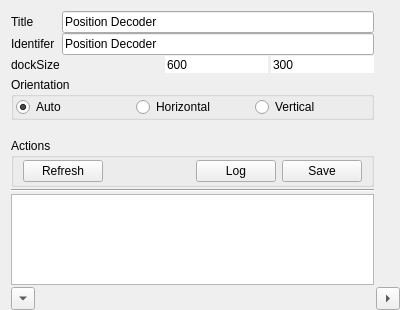
<?xml version="1.0" encoding="UTF-8"?>
<ui version="4.0">
 <class>Form</class>
 <widget class="QWidget" name="Form">
  <property name="geometry">
   <rect>
    <x>0</x>
    <y>0</y>
    <width>400</width>
    <height>310</height>
   </rect>
  </property>
  <property name="windowTitle">
   <string>Form</string>
  </property>
  <layout class="QGridLayout" name="gridLayout" rowstretch="1,0,0,0,0,0,0" columnstretch="1,1">
   <property name="rightMargin">
    <number>0</number>
   </property>
   <property name="bottomMargin">
    <number>0</number>
   </property>
   <property name="spacing">
    <number>2</number>
   </property>
   <item row="6" column="1">
    <widget class="QToolButton" name="btnAddWidgetRight">
     <property name="toolTip">
      <string>Add DockPlanningHelperWidget right</string>
     </property>
     <property name="text">
      <string>...</string>
     </property>
     <property name="arrowType">
      <enum>Qt::RightArrow</enum>
     </property>
    </widget>
   </item>
   <item row="4" column="0">
    <widget class="Line" name="line">
     <property name="orientation">
      <enum>Qt::Horizontal</enum>
     </property>
    </widget>
   </item>
   <item row="0" column="0">
    <layout class="QFormLayout" name="formLayout">
     <property name="fieldGrowthPolicy">
      <enum>QFormLayout::ExpandingFieldsGrow</enum>
     </property>
     <property name="verticalSpacing">
      <number>0</number>
     </property>
     <item row="0" column="0">
      <widget class="QLabel" name="label">
       <property name="text">
        <string>Title</string>
       </property>
       <property name="buddy">
        <cstring>txtDockTitle</cstring>
       </property>
      </widget>
     </item>
     <item row="0" column="1">
      <widget class="QLineEdit" name="txtDockTitle">
       <property name="text">
        <string>Position Decoder</string>
       </property>
       <property name="placeholderText">
        <string>Position Decoder</string>
       </property>
      </widget>
     </item>
     <item row="1" column="1">
      <widget class="QLineEdit" name="txtDockIdentifier">
       <property name="text">
        <string>Position Decoder</string>
       </property>
       <property name="readOnly">
        <bool>true</bool>
       </property>
       <property name="placeholderText">
        <string>PositionDecoder</string>
       </property>
      </widget>
     </item>
     <item row="1" column="0">
      <widget class="QLabel" name="label_2">
       <property name="text">
        <string>Identifer</string>
       </property>
       <property name="buddy">
        <cstring>txtDockIdentifier</cstring>
       </property>
      </widget>
     </item>
     <item row="2" column="0">
      <widget class="QLabel" name="label_3">
       <property name="text">
        <string>dockSize</string>
       </property>
       <property name="buddy">
        <cstring>spinBox_Width</cstring>
       </property>
      </widget>
     </item>
     <item row="2" column="1">
      <layout class="QHBoxLayout" name="horizontalLayout_Size" stretch="1,1,1">
       <property name="spacing">
        <number>3</number>
       </property>
       <item>
        <spacer name="horizontalSpacer_2">
         <property name="orientation">
          <enum>Qt::Horizontal</enum>
         </property>
         <property name="sizeHint" stdset="0">
          <size>
           <width>40</width>
           <height>20</height>
          </size>
         </property>
        </spacer>
       </item>
       <item>
        <widget class="QSpinBox" name="spinBox_Width">
         <property name="focusPolicy">
          <enum>Qt::ClickFocus</enum>
         </property>
         <property name="toolTip">
          <string notr="true">DockWidth</string>
         </property>
         <property name="statusTip">
          <string notr="true">DockWidth</string>
         </property>
         <property name="frame">
          <bool>false</bool>
         </property>
         <property name="readOnly">
          <bool>true</bool>
         </property>
         <property name="buttonSymbols">
          <enum>QAbstractSpinBox::NoButtons</enum>
         </property>
         <property name="keyboardTracking">
          <bool>false</bool>
         </property>
         <property name="minimum">
          <number>1</number>
         </property>
         <property name="maximum">
          <number>2000</number>
         </property>
         <property name="singleStep">
          <number>100</number>
         </property>
         <property name="value">
          <number>600</number>
         </property>
        </widget>
       </item>
       <item>
        <widget class="QSpinBox" name="spinBox_Height">
         <property name="focusPolicy">
          <enum>Qt::ClickFocus</enum>
         </property>
         <property name="toolTip">
          <string notr="true">Height</string>
         </property>
         <property name="statusTip">
          <string notr="true">Height</string>
         </property>
         <property name="frame">
          <bool>false</bool>
         </property>
         <property name="readOnly">
          <bool>true</bool>
         </property>
         <property name="buttonSymbols">
          <enum>QAbstractSpinBox::NoButtons</enum>
         </property>
         <property name="keyboardTracking">
          <bool>false</bool>
         </property>
         <property name="minimum">
          <number>1</number>
         </property>
         <property name="maximum">
          <number>8000</number>
         </property>
         <property name="value">
          <number>300</number>
         </property>
        </widget>
       </item>
      </layout>
     </item>
    </layout>
   </item>
   <item row="1" column="0">
    <widget class="QGroupBox" name="groupBox">
     <property name="title">
      <string>Orientation</string>
     </property>
     <layout class="QHBoxLayout" name="horizontalLayout">
      <property name="leftMargin">
       <number>2</number>
      </property>
      <property name="topMargin">
       <number>0</number>
      </property>
      <property name="rightMargin">
       <number>2</number>
      </property>
      <property name="bottomMargin">
       <number>0</number>
      </property>
      <item>
       <widget class="QRadioButton" name="radBtnOrientation_Auto">
        <property name="text">
         <string>Auto</string>
        </property>
        <property name="checked">
         <bool>true</bool>
        </property>
       </widget>
      </item>
      <item>
       <widget class="QRadioButton" name="radBtnOrientation_Horizontal">
        <property name="text">
         <string>Horizontal</string>
        </property>
       </widget>
      </item>
      <item>
       <widget class="QRadioButton" name="radBtnOrientation_Vertical">
        <property name="text">
         <string>Vertical</string>
        </property>
       </widget>
      </item>
     </layout>
    </widget>
   </item>
   <item row="5" column="0">
    <widget class="QPlainTextEdit" name="txtExtendedLabel">
     <property name="enabled">
      <bool>true</bool>
     </property>
     <property name="undoRedoEnabled">
      <bool>true</bool>
     </property>
     <property name="readOnly">
      <bool>true</bool>
     </property>
    </widget>
   </item>
   <item row="2" column="0">
    <widget class="QLabel" name="lblInfoTextLine">
     <property name="text">
      <string/>
     </property>
    </widget>
   </item>
   <item row="6" column="0">
    <widget class="QToolButton" name="btnAddWidgetBelow">
     <property name="toolTip">
      <string>Add DockPlanningHelperWidget below</string>
     </property>
     <property name="text">
      <string>...</string>
     </property>
     <property name="arrowType">
      <enum>Qt::DownArrow</enum>
     </property>
    </widget>
   </item>
   <item row="3" column="0">
    <widget class="QGroupBox" name="groupBoxActions">
     <property name="title">
      <string>Actions</string>
     </property>
     <layout class="QHBoxLayout" name="horizontalLayout_2">
      <property name="topMargin">
       <number>2</number>
      </property>
      <property name="bottomMargin">
       <number>2</number>
      </property>
      <item>
       <widget class="QPushButton" name="btnRefresh">
        <property name="text">
         <string>Refresh</string>
        </property>
       </widget>
      </item>
      <item>
       <spacer name="horizontalSpacer">
        <property name="orientation">
         <enum>Qt::Horizontal</enum>
        </property>
        <property name="sizeHint" stdset="0">
         <size>
          <width>40</width>
          <height>20</height>
         </size>
        </property>
       </spacer>
      </item>
      <item>
       <widget class="QPushButton" name="btnLog">
        <property name="text">
         <string>Log</string>
        </property>
       </widget>
      </item>
      <item>
       <widget class="QPushButton" name="btnSave">
        <property name="text">
         <string>Save</string>
        </property>
       </widget>
      </item>
     </layout>
    </widget>
   </item>
  </layout>
  <action name="actionActionEditingFinished">
   <property name="text">
    <string>actionEditingFinished</string>
   </property>
   <property name="toolTip">
    <string>Editing Finished</string>
   </property>
  </action>
 </widget>
 <tabstops>
  <tabstop>txtDockTitle</tabstop>
  <tabstop>txtDockIdentifier</tabstop>
  <tabstop>spinBox_Width</tabstop>
  <tabstop>spinBox_Height</tabstop>
  <tabstop>radBtnOrientation_Auto</tabstop>
  <tabstop>btnSave</tabstop>
  <tabstop>btnAddWidgetBelow</tabstop>
  <tabstop>btnAddWidgetRight</tabstop>
  <tabstop>radBtnOrientation_Horizontal</tabstop>
  <tabstop>btnLog</tabstop>
  <tabstop>radBtnOrientation_Vertical</tabstop>
  <tabstop>txtExtendedLabel</tabstop>
 </tabstops>
 <resources/>
 <connections/>
</ui>
